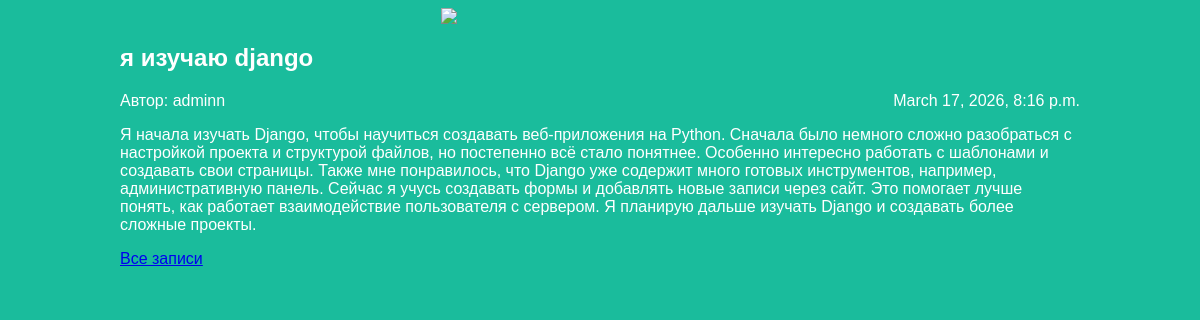
Page /article/3/ on the committed database.
### articles/models.py (models this page shows, shortened)
class Article(models.Model):
    title = models.CharField(max_length=200)
    author = models.CharField(max_length=100)
    text = models.TextField()
    created_date = models.DateTimeField(auto_now_add=True)

### articles/views.py (the view)
# urls.py: path('article/<int:article_id>/', views.get_article, name='get_article'),
def get_article(request, article_id):
    post = get_object_or_404(Article, id=article_id)
    return render(request, 'article.html', {"post": post})

### articles/templates/article.html (shortened to what this page needs)
{% load static %}
<!DOCTYPE html>
<html>
<head>
    <link rel="stylesheet" href="{% static 'css/article.css' %}">
</head>
<body class="article">
<div class="header">
    <img src="{% static 'img/logo.png' %}">
</div>
<h2 class="post-title">
    <a href="/article/{{ post.id }}/">{{ post.title }}</a>
</h2>
<div class="article-author">
    Автор: {{ post.author }}
</div>
<div class="article-created-date">
    {{ post.created_date }}
</div>
<p>{{ post.text }}</p>
<a href="/">Все записи</a>
</body>
</html>

### articles/static/css/article.css (style rules this page uses)
body { background: #1abc9c; font-family: Tahoma, Arial, sans-serif; color: #ffffff; }
.header img { display: block; width: 318px; margin-left: auto; margin-right: auto; }
.archive, .article { width: 960px; margin-left: auto; margin-right: auto; }
.post-title a { color: #ffffff; text-decoration: none; }
.article-author { width: 50%; float: left; }
.article-created-date { text-align: right; }
body { background:#1abc9c(to right, #3ca55c, #b5ac49); color: white; font-family: Arial; }

### rows in the picture
Article: title "я изучаю django", author "adminn", created_date "March 17, 2026, 8:16 p.m.", text "Я начала изучать Django, чтобы научиться создавать веб-приложения на Python. Сначала было немного сложно разобраться с настройкой проекта и структурой файлов, но постепенно всё стало понятнее. Особенно интересно работать с шаблонами и создавать свои страницы. Также мне понравилось, что Django уже содержит много готовых инструментов, например, административную панель. Сейчас я учусь создавать формы и добавлять новые записи через сайт. Это помогает лучше понять, как работает взаимодействие пользователя с сервером. Я планирую дальше изучать Django и создавать более сложные проекты."
